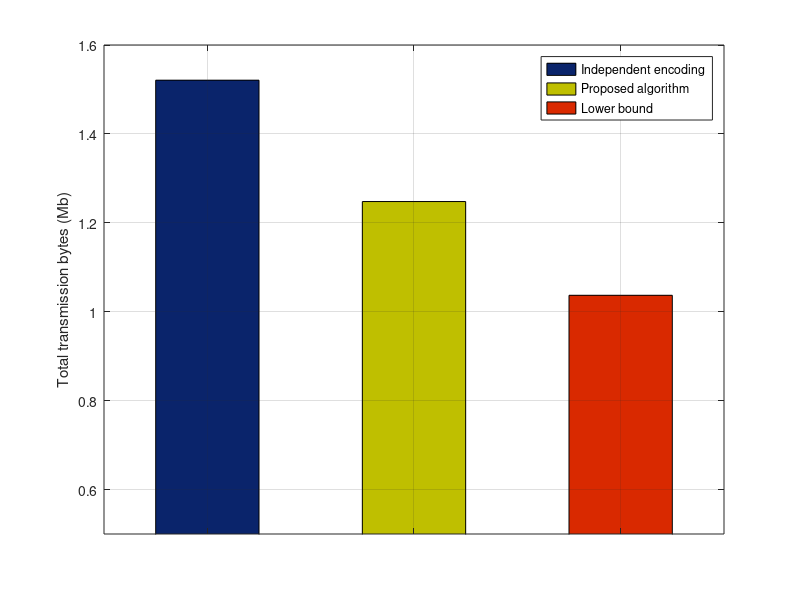

Source code (MATLAB):
clear;
close all;
name = { '1280*720' };
%x = [1 2];
%y = [1594736/(1024*1024) 1405764/(1024*1024) 1308490/(1024*1024) 1087365/(1024*1024); 0 0 0 0];
%bar(x,y);
bar([1594736/(1024*1024) 0 0], 'r','barwidth',0.5,'FaceColor',[0.04,0.14,0.42]);
hold on;
%bar([0 1405764/(1024*1024) 0 0], 'g','barwidth',0.6,'FaceColor',[0.17,0.51,0.34]);
%hold on;
bar([0 1308490/(1024*1024) 0], 'b','barwidth',0.5,'FaceColor',[0.75,0.75,0]);
hold on;
bar([0 0 1087365/(1024*1024)], 'y','barwidth',0.5,'FaceColor',[0.85,0.16,0]);
%set(gca,'xticklabel',{'Independent encoding','Greedy','Proposed algorithm','Minimum required time'});
set(gca,'xticklabel',' ');
set(gcf,'color','none');
set(gca,'color','none');
ylim([0.5 1.6]);
ylabel(gca,'Total transmission bytes (Mb)');
legend('Independent encoding','Proposed algorithm','Lower bound')
grid on;